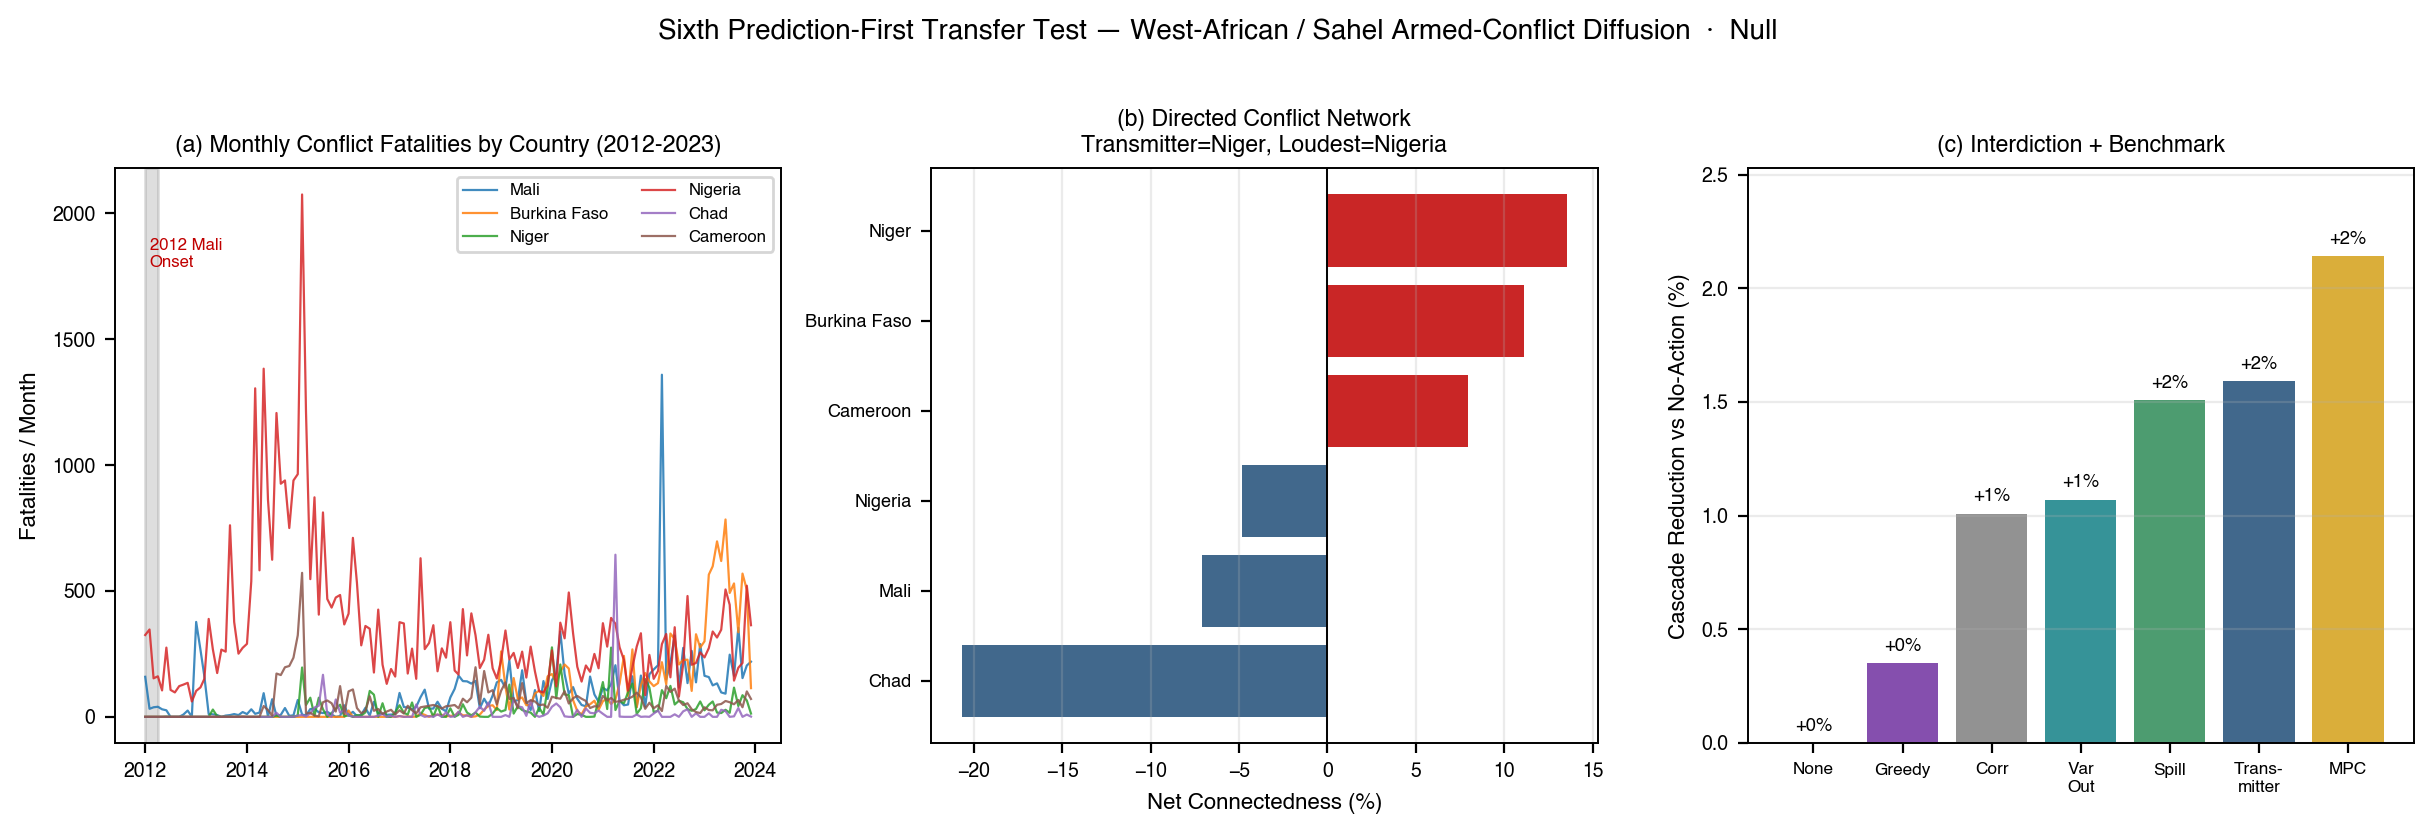

The script that saved this image:
"""
SIXTH pre-registered transfer test (conflict_PREREGISTRATION.md) — West-African / Lake-Chad / Sahel
armed-conflict diffusion. A NEW domain CLASS: geopolitical / armed-conflict (Tier IV, the framework's
highest tier), never yet validated with a real transfer test.

Stress = monthly total conflict fatalities (UCDP GED v24.1 'best') per country, 2012-01..2023-12.
The central-Sahel insurgency began in Mali (2012); the pre-committed origin prediction is
net-transmitter == Mali, loudest != Mali (gap PRESENT) -> transmitter-targeting >> greedy.

Same pipeline as flights_transfer / smoke23 (COVID/flu/Asian-FX/wildfire-smoke/flights). Verdict scored
against the pre-registered criteria. Honest either way — the prediction is already committed; this only
computes it.

Run: /tmp/lsa_venv/bin/python3 conflict_transfer.py
"""
import sys, json, zipfile
import numpy as np, pandas as pd
from pathlib import Path
sys.path.insert(0, str(Path(__file__).parent.parent / "pilot_cross_tier"))
import lsa_capstone as L
import matplotlib; matplotlib.use("Agg")
import matplotlib.pyplot as plt
import matplotlib.dates as mdates
matplotlib.rcParams.update({"font.family": "sans-serif", "font.sans-serif": ["Helvetica", "Arial", "DejaVu Sans"],
    "font.size": 8, "axes.titlesize": 8.5, "axes.labelsize": 8, "xtick.labelsize": 7, "ytick.labelsize": 7,
    "legend.fontsize": 6.5, "axes.linewidth": 0.7, "savefig.dpi": 300})
CRIT, STEEL, GREEN, PURPLE, GREY, GOLD, TEAL = "#c00000", "#1f4e78", "#2e8b57", "#7030a0", "#7f7f7f", "#d4a017", "#138086"
BASE = Path(__file__).parent
CACHE = Path("/tmp/lsa_conflict"); CACHE.mkdir(parents=True, exist_ok=True)

# pre-registered structural sets (committed before computing the network).
# UCDP-spelled candidate list {Mali, Burkina Faso, Niger, Nigeria, Chad, Cameroon, Ivory Coast, Benin,
# Togo, Ghana, Senegal, Guinea, Mauritania}. "Ivory Coast" is the UCDP name for Cote d'Ivoire.
CANDIDATES = ["Mali", "Burkina Faso", "Niger", "Nigeria", "Chad", "Cameroon", "Ivory Coast",
              "Benin", "Togo", "Ghana", "Senegal", "Guinea", "Mauritania"]
SAHEL = {"Mali", "Burkina Faso", "Niger"}            # central-Sahel insurgency (Mali origin)
LAKECHAD = {"Nigeria", "Chad", "Cameroon"}           # Boko-Haram / Lake-Chad basin (Nigeria origin)

# ----------------------------------------------------------------------------- fetch + cache UCDP GED v24.1
URL = "https://ucdp.uu.se/downloads/ged/ged241-csv.zip"
f = CACHE / "ged241.zip"
if not f.exists():
    print("fetching UCDP GED v24.1 (~30 MB)...")
    import urllib.request
    f.write_bytes(urllib.request.urlopen(URL, timeout=180).read())
else:
    print("using cached UCDP GED v24.1")
z = zipfile.ZipFile(f)
csv_name = [n for n in z.namelist() if n.lower().endswith(".csv")][0]
raw = pd.read_csv(z.open(csv_name), usecols=["year", "date_start", "country", "region", "best"], low_memory=False)
raw["month"] = pd.to_datetime(raw["date_start"]).dt.to_period("M")
win = raw[(raw["month"] >= "2012-01") & (raw["month"] <= "2023-12")].copy()
print(f"loaded {len(raw):,} GED events; {len(win):,} in window 2012-01..2023-12 ({win['month'].nunique()} months)")

# ----------------------------------------------------------------------------- >=100-event inclusion filter
# objective, outcome-INDEPENDENT: keep every candidate country with >= 100 conflict EVENTS in the window.
ev_counts = win[win["country"].isin(CANDIDATES)].groupby("country").size()
names = [c for c in CANDIDATES if ev_counts.get(c, 0) >= 100]
print("event counts (candidate list):")
for c in CANDIDATES:
    n = int(ev_counts.get(c, 0)); print(f"  {c:14s} events={n:6d}  pass>=100={n >= 100}")
print("PASS (>=100 events):", names)
sub = win[win["country"].isin(names)]

# ----------------------------------------------------------------------------- stress panel: monthly total fatalities
# sum of 'best' per country per month; pivot months x countries; missing months = 0 (genuinely no fatalities).
fat = sub.groupby(["month", "country"])["best"].sum().reset_index()
full_idx = pd.period_range("2012-01", "2023-12", freq="M")
M = fat.pivot(index="month", columns="country", values="best").reindex(full_idx).reindex(columns=names)
M = M.fillna(0.0)                                                # missing month = 0 fatalities (NOT NaN)
N = len(names); dates = M.index.to_timestamp()
S = M.copy()                                                    # panel M (months x countries), stress = fatalities
S.to_csv(CACHE / "conflict_panel.csv")                          # save for independent verification
print(f"conflict: {N} countries, {len(S)} months (2012-01..2023-12); total fatalities by country:")
print("  " + "  ".join(f"{names[i]}:{int(S.iloc[:,i].sum())}" for i in range(N)))

# ----------------------------------------------------------------------------- diagnose (DY connectedness)
Phi0, c0, Sig0 = L.fit_var_nonneg(S.values, ridge=5e-2)
TO, FROM, NET, tot = L.connectedness(L.gfevd(Phi0, Sig0))
transmitter = names[int(np.argmax(NET))]; loudest = names[int(np.argmax(S.sum().values))]
print(f"DY total connectedness {tot:.0f}% | net-transmitter = {transmitter} | loudest (total fatalities) = {loudest}")
top_tx = [names[i] for i in np.argsort(-NET)[:3]]; top_rx = [names[i] for i in np.argsort(NET)[:3]]
print(f"top transmitters: {top_tx} | receivers: {top_rx}")

# ----------------------------------------------------------------------------- simulator + methods (IDENTICAL to flights/smoke23)
def project(a, x, B): a = np.clip(a, 0, x); s = a.sum(); return a * (B / s) if s > B else a
def stepf(Phi, c, x, a, rng): return np.clip(Phi @ np.clip(x - a, 0, None) + c + 0.05 * rng.standard_normal(len(x)), 0, None)
def alloc(score, x, B): w = np.clip(score, 0, None); return project(B * w / w.sum(), x, B) if w.sum() > 0 else np.zeros_like(x)
def greedy(x, B):
    a = np.zeros_like(x); rem = B
    for i in np.argsort(-x):
        g = min(x[i], rem); a[i] = g; rem -= g
        if rem <= 1e-9: break
    return a
def ctl_mpc(x, Phi, c, B, H, rng):
    n = len(x); mu = np.full((H, n), B / n); sd = np.full((H, n), B / 2)
    for _ in range(4):
        C = np.clip(rng.normal(mu, sd, (48, H, n)), 0, None); cost = np.zeros(48); sim = np.tile(x, (48, 1))
        for h in range(H):
            A = np.stack([project(C[j, h], sim[j], B) for j in range(48)])
            sim = np.clip((sim - A) @ Phi.T + c, 0, None); cost += sim.sum(1)
        el = C[np.argsort(cost)[:8]]; mu, sd = el.mean(0), el.std(0) + 1e-3
    return project(mu[0], x, B)
def s_corr(Phi, Sig):
    Sx = Sig.copy()
    for _ in range(300): Sx = Phi @ Sx @ Phi.T + Sig
    d = np.sqrt(np.clip(np.diag(Sx), 1e-9, None)); Cc = np.abs(Sx / np.outer(d, d)); np.fill_diagonal(Cc, 0); return Cc.sum(1)
def s_varout(Phi): A = np.abs(Phi).copy(); np.fill_diagonal(A, 0); return A.sum(0)
def s_spill(Phi, H=15):
    Mm = np.zeros_like(Phi); Pp = np.eye(len(Phi))
    for h in range(H + 1): Mm += np.abs(Pp); Pp = Pp @ Phi
    np.fill_diagonal(Mm, 0); return Mm.sum(0)
def rescale(Phi, rho=1.06):
    ev = max(abs(np.linalg.eigvals(Phi))); return Phi * (rho / ev) if ev > 1e-6 else Phi
def interdict(Phi, c, scores, B=2.0, T=16, H=4, seeds=16):
    S0 = np.maximum(S.values.mean(0), 0.5); out = {}
    for name in ["none", "greedy", "mpc"] + list(scores.keys()):
        tt = []
        for s in range(seeds):
            rng = np.random.default_rng(20 + s); x = S0.copy(); acc = 0.0
            for t in range(T):
                if name == "none": a = np.zeros_like(x)
                elif name == "greedy": a = greedy(x, B)
                elif name == "mpc": a = ctl_mpc(x, Phi, c, B, H, rng)
                else: a = alloc(scores[name], x, B)
                x = stepf(Phi, c, x, a, rng); acc += x.sum()
            tt.append(acc)
        out[name] = float(np.mean(tt))
    b = out["none"]; return {k: 100 * (1 - v / b) for k, v in out.items()}

scores = {"corr": s_corr(Phi0, Sig0), "var-out": s_varout(Phi0), "spillover": s_spill(Phi0), "transmitter": np.clip(NET, 0, None)}
red = interdict(rescale(Phi0), c0, scores)
print("\nInterdiction (cascade reduction vs no-action):")
for k in ["none", "greedy", "corr", "var-out", "spillover", "transmitter", "mpc"]: print(f"  {k:12s} {red[k]:+.0f}%")
alphas = [1.0, 0.75, 0.5, 0.25, 0.0]; adv = []
for a in alphas:
    Pa = a * Phi0 + (1 - a) * 0.5 * (Phi0 + Phi0.T); _, _, NETa, _ = L.connectedness(L.gfevd(Pa, Sig0))
    ra = interdict(rescale(Pa), c0, {"transmitter": np.clip(NETa, 0, None)}, seeds=10)
    adv.append(ra["transmitter"] - ra["greedy"])
print("Symmetrization null (transmitter - greedy advantage):", [round(v, 1) for v in adv])

# ----------------------------------------------------------------------------- verdict vs pre-registration
trans_vs_loud = transmitter != loudest
margin = red["transmitter"] / max(red["greedy"], 1e-6)
directed = adv[0] >= 5 and adv[-1] < adv[0] * 0.6
trans_is_mali = transmitter == "Mali"
trans_sahel = transmitter in SAHEL
dir_beats_undir = min(red["var-out"], red["spillover"], red["transmitter"]) > red["corr"]
if trans_is_mali and trans_vs_loud and red["transmitter"] >= 1.8 * red["greedy"] and directed:
    verdict = (f"CONFIRMED: the conflict net-transmitter is Mali (the pre-committed central-Sahel origin) while the "
               f"loudest country is {loudest}; transmitter-targeting beats greedy x{margin:.1f}, directed methods beat "
               f"undirected correlation, and the edge collapses under symmetrization -- a confirmatory win on a new "
               f"domain class (geopolitical / armed-conflict, Tier IV).")
elif (not trans_is_mali) and trans_vs_loud and red["transmitter"] >= 1.8 * red["greedy"] and directed:
    verdict = (f"CONFIRMED_LAW_MISSED_ORIGIN: the law holds -- the net-transmitter {transmitter} is NOT the loudest "
               f"({loudest}), transmitter-targeting beats greedy x{margin:.1f} on a verifiably directed network -- but the "
               f"pre-committed Mali origin bet MISSED ({transmitter} != Mali). Reported honestly, not inflated to CONFIRMED.")
elif (not trans_vs_loud) and directed:
    verdict = (f"REFINED (like flu): {transmitter} is BOTH the transmitter and the loudest, so the loudest-transmitter gap "
               f"is absent and transmitter-targeting ~ greedy (x{margin:.1f}) despite a directed network -- consistent with "
               f"the sharpened law (the operative quantity is the gap, not directedness alone).")
elif not directed:
    verdict = (f"NULL: the regional violence looks like a near-symmetric common shock (DY {tot:.0f}%, symmetrization barely "
               f"changes the edge), so transmitter-targeting ~ greedy (x{margin:.1f}) -- the no-leverage case the law predicts.")
else:
    verdict = (f"FALSIFIED: the net-transmitter is {transmitter}; the directed-cause / margin conditions for the "
               f"pre-registered confirmation are not met. Reported honestly (see numbers).")
print(f"\ntransmitter={transmitter} (mali:{trans_is_mali}, sahel:{trans_sahel}), loudest={loudest} "
      f"(gap: {trans_vs_loud}); margin x{margin:.1f}; directed:{directed}")
print(f"VERDICT: {verdict}")

RES = dict(countries=names, n_months=int(len(S)), dy_total=round(float(tot), 1), transmitter=transmitter, loudest=loudest,
           top_transmitters=top_tx, top_receivers=top_rx,
           NET={names[i]: round(float(NET[i]), 2) for i in range(N)},
           TO={names[i]: round(float(TO[i]), 2) for i in range(N)},
           FROM={names[i]: round(float(FROM[i]), 2) for i in range(N)},
           total_fatalities={names[i]: int(S.iloc[:, i].sum()) for i in range(N)},
           interdiction={k: round(red[k], 1) for k in red}, symmetrization_advantage=[round(v, 1) for v in adv],
           transmitter_not_loudest=bool(trans_vs_loud), transmitter_is_mali=bool(trans_is_mali),
           transmitter_in_sahel=bool(trans_sahel), directed=bool(directed), dir_beats_undir=bool(dir_beats_undir),
           arro_over_greedy_x=round(float(margin), 2), verdict=verdict)
json.dump(RES, open(BASE / "conflict_transfer_results.json", "w"), indent=2)
print("results -> conflict_transfer_results.json")

# ----------------------------------------------------------------------------- figure
fig, ax = plt.subplots(1, 3, figsize=(12.2, 4.0))
a = ax[0]
for i in range(N): a.plot(dates, S.iloc[:, i], lw=0.8, alpha=.85, label=names[i])
a.axvspan(pd.Timestamp("2012-01-01"), pd.Timestamp("2012-04-01"), color=GREY, alpha=.25)
a.text(pd.Timestamp("2012-02-01"), a.get_ylim()[1] * .82, "2012 Mali\nOnset", fontsize=6, color=CRIT)
a.xaxis.set_major_locator(mdates.YearLocator(2)); a.xaxis.set_major_formatter(mdates.DateFormatter("%Y"))
a.set_title("(a) Monthly Conflict Fatalities by Country (2012-2023)", fontsize=8.3); a.set_ylabel("Fatalities / Month")
a.legend(ncol=2, fontsize=6, loc="upper right")
a = ax[1]; oi = np.argsort(NET); cols = [CRIT if NET[i] > 0 else STEEL for i in oi]
a.barh([names[i] for i in oi], NET[oi], color=cols, alpha=.85); a.axvline(0, color="k", lw=.7)
a.set_title(f"(b) Directed Conflict Network\nTransmitter={transmitter}, Loudest={loudest}", fontsize=8.3)
a.set_xlabel("Net Connectedness (%)"); a.tick_params(axis="y", labelsize=6.5); a.grid(alpha=.25, axis="x")
a = ax[2]; ks = ["none", "greedy", "corr", "var-out", "spillover", "transmitter", "mpc"]
cc = [CRIT, PURPLE, GREY, TEAL, GREEN, STEEL, GOLD]; vv = [red[k] for k in ks]
a.bar(range(len(ks)), vv, color=cc, alpha=.85); a.set_ylim(top=max(vv) * 1.18)
for i, v in enumerate(vv): a.text(i, v + max(vv) * 0.025, f"{v:+.0f}%", ha="center", fontsize=6.6, fontweight="bold")
a.set_xticks(range(len(ks))); a.set_xticklabels(["None", "Greedy", "Corr", "Var\nOut", "Spill", "Trans-\nmitter", "MPC"], fontsize=6.2)
a.set_ylabel("Cascade Reduction vs No-Action (%)"); a.set_title("(c) Interdiction + Benchmark", fontsize=8.3); a.grid(alpha=.25, axis="y")
fig.suptitle(f"Sixth Prediction-First Transfer Test — West-African / Sahel Armed-Conflict Diffusion  ·  {verdict.split(':')[0].split('(')[0].strip().capitalize()}",
             fontsize=10, fontweight="bold", y=1.02)
fig.tight_layout()
fig.savefig(BASE / "conflict_transfer.pdf", bbox_inches="tight"); fig.savefig(BASE / "conflict_transfer.png", dpi=200, bbox_inches="tight")
print("figure -> conflict_transfer.pdf/.png")
